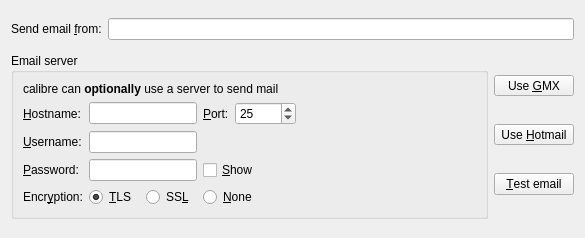
<?xml version="1.0" encoding="UTF-8"?>
<ui version="4.0">
 <class>Form</class>
 <widget class="QWidget" name="Form">
  <property name="geometry">
   <rect>
    <x>0</x>
    <y>0</y>
    <width>585</width>
    <height>238</height>
   </rect>
  </property>
  <property name="windowTitle">
   <string>Form</string>
  </property>
  <layout class="QGridLayout" name="gridLayout">
   <item row="0" column="0" colspan="2">
    <layout class="QHBoxLayout" name="horizontalLayout_9">
     <item>
      <widget class="QLabel" name="label_15">
       <property name="text">
        <string>Send email &amp;from:</string>
       </property>
       <property name="buddy">
        <cstring>email_from</cstring>
       </property>
      </widget>
     </item>
     <item>
      <widget class="QLineEdit" name="email_from">
       <property name="toolTip">
        <string>&lt;p&gt;This is what will be present in the From: field of emails sent by calibre.&lt;br&gt; Set it to your email address</string>
       </property>
      </widget>
     </item>
    </layout>
   </item>
   <item row="1" column="0">
    <widget class="QGroupBox" name="groupBox_5">
     <property name="toolTip">
      <string>&lt;p&gt;A mail server is useful if the service you are sending mail to only accepts email from well know mail services.</string>
     </property>
     <property name="title">
      <string>Email server</string>
     </property>
     <layout class="QGridLayout" name="gridLayout_3">
      <item row="0" column="0" colspan="4">
       <widget class="QLabel" name="label_16">
        <property name="text">
         <string>calibre can &lt;b&gt;optionally&lt;/b&gt; use a server to send mail</string>
        </property>
        <property name="wordWrap">
         <bool>true</bool>
        </property>
       </widget>
      </item>
      <item row="1" column="0">
       <widget class="QLabel" name="label_17">
        <property name="text">
         <string>&amp;Hostname:</string>
        </property>
        <property name="buddy">
         <cstring>relay_host</cstring>
        </property>
       </widget>
      </item>
      <item row="1" column="1" colspan="2">
       <widget class="QLineEdit" name="relay_host">
        <property name="toolTip">
         <string>The hostname of your mail server. For example, smtp.gmail.com</string>
        </property>
       </widget>
      </item>
      <item row="1" column="3">
       <layout class="QHBoxLayout" name="horizontalLayout_11">
        <item>
         <widget class="QLabel" name="label_18">
          <property name="text">
           <string>&amp;Port:</string>
          </property>
          <property name="buddy">
           <cstring>relay_port</cstring>
          </property>
         </widget>
        </item>
        <item>
         <widget class="QSpinBox" name="relay_port">
          <property name="toolTip">
           <string>The port your mail server listens for connections on. The default is 25</string>
          </property>
          <property name="minimum">
           <number>1</number>
          </property>
          <property name="maximum">
           <number>65555</number>
          </property>
          <property name="value">
           <number>25</number>
          </property>
         </widget>
        </item>
       </layout>
      </item>
      <item row="2" column="0">
       <widget class="QLabel" name="label_19">
        <property name="text">
         <string>&amp;Username:</string>
        </property>
        <property name="buddy">
         <cstring>relay_username</cstring>
        </property>
       </widget>
      </item>
      <item row="2" column="1" colspan="2">
       <widget class="QLineEdit" name="relay_username">
        <property name="toolTip">
         <string>Your username on the mail server</string>
        </property>
       </widget>
      </item>
      <item row="3" column="0">
       <widget class="QLabel" name="label_20">
        <property name="text">
         <string>&amp;Password:</string>
        </property>
        <property name="buddy">
         <cstring>relay_password</cstring>
        </property>
       </widget>
      </item>
      <item row="3" column="1" colspan="2">
       <widget class="QLineEdit" name="relay_password">
        <property name="toolTip">
         <string>Your password on the mail server</string>
        </property>
        <property name="echoMode">
         <enum>QLineEdit::Password</enum>
        </property>
       </widget>
      </item>
      <item row="3" column="3">
       <widget class="QCheckBox" name="relay_show_password">
        <property name="text">
         <string>&amp;Show</string>
        </property>
       </widget>
      </item>
      <item row="4" column="0">
       <widget class="QLabel" name="label_21">
        <property name="text">
         <string>Encr&amp;yption:</string>
        </property>
        <property name="buddy">
         <cstring>relay_tls</cstring>
        </property>
       </widget>
      </item>
      <item row="4" column="1">
       <widget class="QRadioButton" name="relay_tls">
        <property name="toolTip">
         <string>Use TLS encryption when connecting to the mail server. This is the most common.</string>
        </property>
        <property name="text">
         <string>&amp;TLS</string>
        </property>
        <property name="checked">
         <bool>true</bool>
        </property>
       </widget>
      </item>
      <item row="4" column="2">
       <widget class="QRadioButton" name="relay_ssl">
        <property name="toolTip">
         <string>Use SSL encryption when connecting to the mail server.</string>
        </property>
        <property name="text">
         <string>SS&amp;L</string>
        </property>
       </widget>
      </item>
      <item row="3" column="4">
       <spacer name="horizontalSpacer_3">
        <property name="orientation">
         <enum>Qt::Horizontal</enum>
        </property>
        <property name="sizeHint" stdset="0">
         <size>
          <width>40</width>
          <height>20</height>
         </size>
        </property>
       </spacer>
      </item>
      <item row="4" column="3">
       <widget class="QRadioButton" name="relay_none">
        <property name="toolTip">
         <string>WARNING: Using no encryption is highly insecure</string>
        </property>
        <property name="text">
         <string>&amp;None</string>
        </property>
       </widget>
      </item>
     </layout>
    </widget>
   </item>
   <item row="1" column="1">
    <layout class="QVBoxLayout" name="verticalLayout_9">
     <item>
      <widget class="QToolButton" name="relay_use_gmx">
       <property name="sizePolicy">
        <sizepolicy hsizetype="Minimum" vsizetype="Fixed">
         <horstretch>0</horstretch>
         <verstretch>0</verstretch>
        </sizepolicy>
       </property>
       <property name="text">
        <string>Use &amp;GMX</string>
       </property>
       <property name="icon">
        <iconset resource="../../../../resources/images.qrc">
         <normaloff>:/images/gmail_logo.png</normaloff>:/images/gmail_logo.png</iconset>
       </property>
       <property name="iconSize">
        <size>
         <width>48</width>
         <height>48</height>
        </size>
       </property>
       <property name="toolButtonStyle">
        <enum>Qt::ToolButtonTextUnderIcon</enum>
       </property>
      </widget>
     </item>
     <item>
      <widget class="QToolButton" name="relay_use_hotmail">
       <property name="sizePolicy">
        <sizepolicy hsizetype="Minimum" vsizetype="Fixed">
         <horstretch>0</horstretch>
         <verstretch>0</verstretch>
        </sizepolicy>
       </property>
       <property name="text">
        <string>Use &amp;Hotmail</string>
       </property>
       <property name="icon">
        <iconset resource="../../../../resources/images.qrc">
         <normaloff>:/images/hotmail.png</normaloff>:/images/hotmail.png</iconset>
       </property>
       <property name="iconSize">
        <size>
         <width>48</width>
         <height>48</height>
        </size>
       </property>
       <property name="toolButtonStyle">
        <enum>Qt::ToolButtonTextUnderIcon</enum>
       </property>
      </widget>
     </item>
     <item>
      <widget class="QPushButton" name="test_email_button">
       <property name="text">
        <string>&amp;Test email</string>
       </property>
      </widget>
     </item>
    </layout>
   </item>
  </layout>
 </widget>
 <resources>
  <include location="../../../../resources/images.qrc"/>
 </resources>
 <connections/>
</ui>
